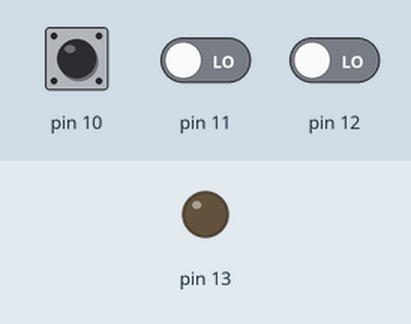
This sketch was run on a simulated Arduino Uno, built with avr-gcc and run on an emulated ATmega328P. Parts: output pins drawn as LEDs (lit = HIGH). Inputs (shaded band) come from the test bench; at power-on: pin 12 LOW, pin 10 HIGH, pin 11 LOW.

Above: at 1.2 s.
1.3 s: pin 12 driven HIGH
At 2.5 s:
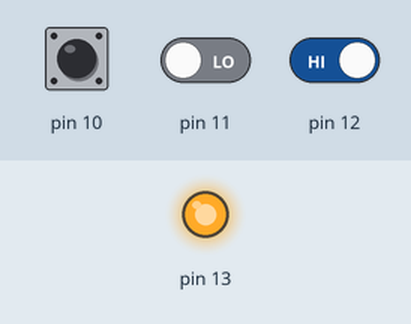
2.8 s: pin 12 driven LOW
At 3.7 s:
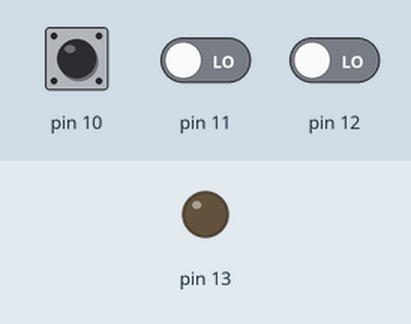
Timing chart, 0 to 5.8 s (numbered marks = the images above; inputs shaded):
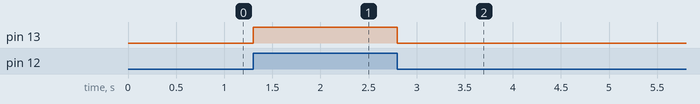

Measured:
- after the input at 1.3 s, pin 13: LOW → HIGH at once
- after the input at 2.8 s, pin 13: HIGH → LOW at once

The sketch:

puertaslogicas.ino
```cpp
int a;
int b;
int c;
void setup() {

  pinMode(10, INPUT);
  pinMode(11, INPUT);
  pinMode(12, INPUT);
  pinMode(13, OUTPUT);
}

// the loop function runs over and over again forever
void loop() {
  a=digitalRead(10);
  b=digitalRead(11);
  c=digitalRead(12);
  if((!a&&b)||(a&&c)){
    digitalWrite(13,HIGH);
  }else{
     digitalWrite(13,LOW);
  }
}
```
